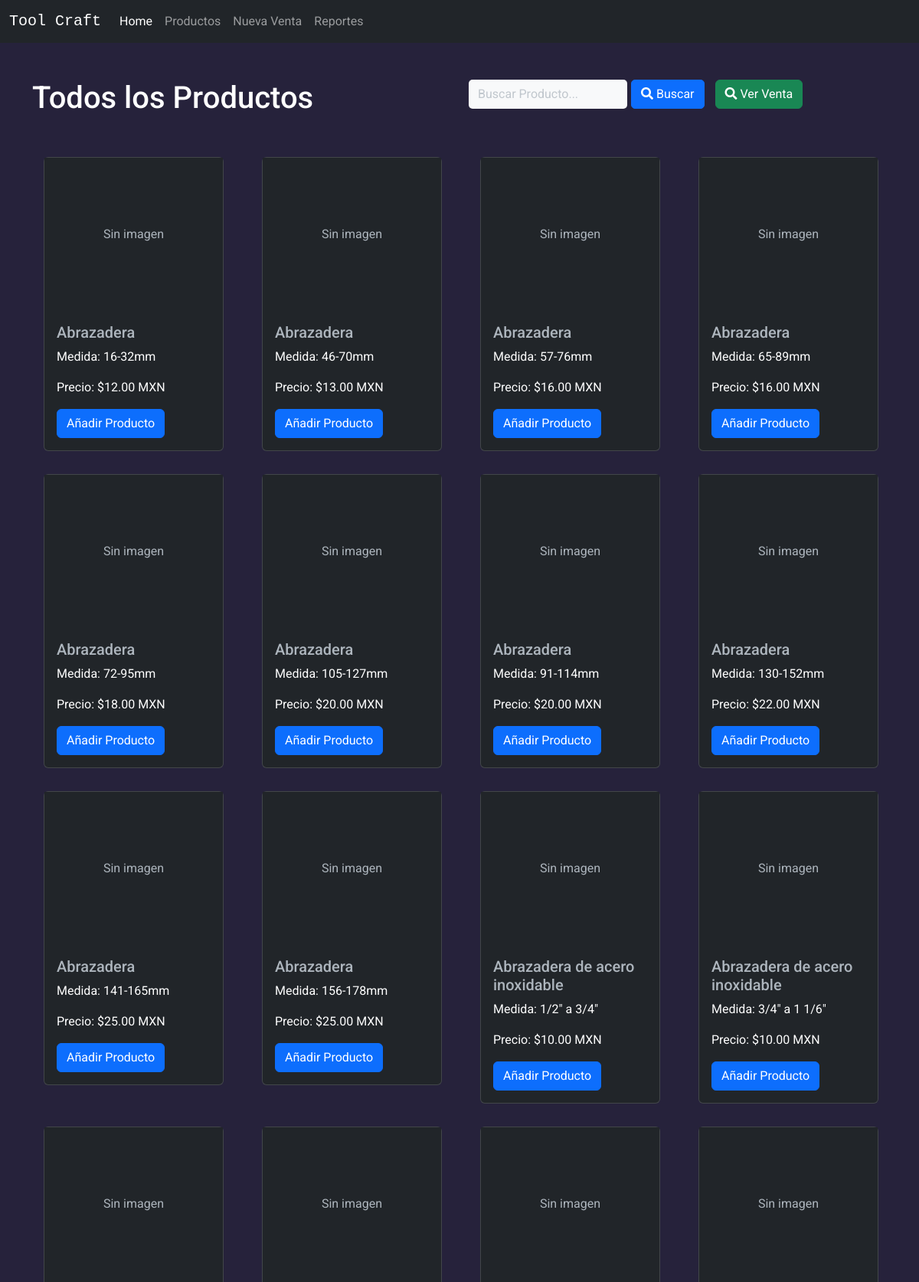
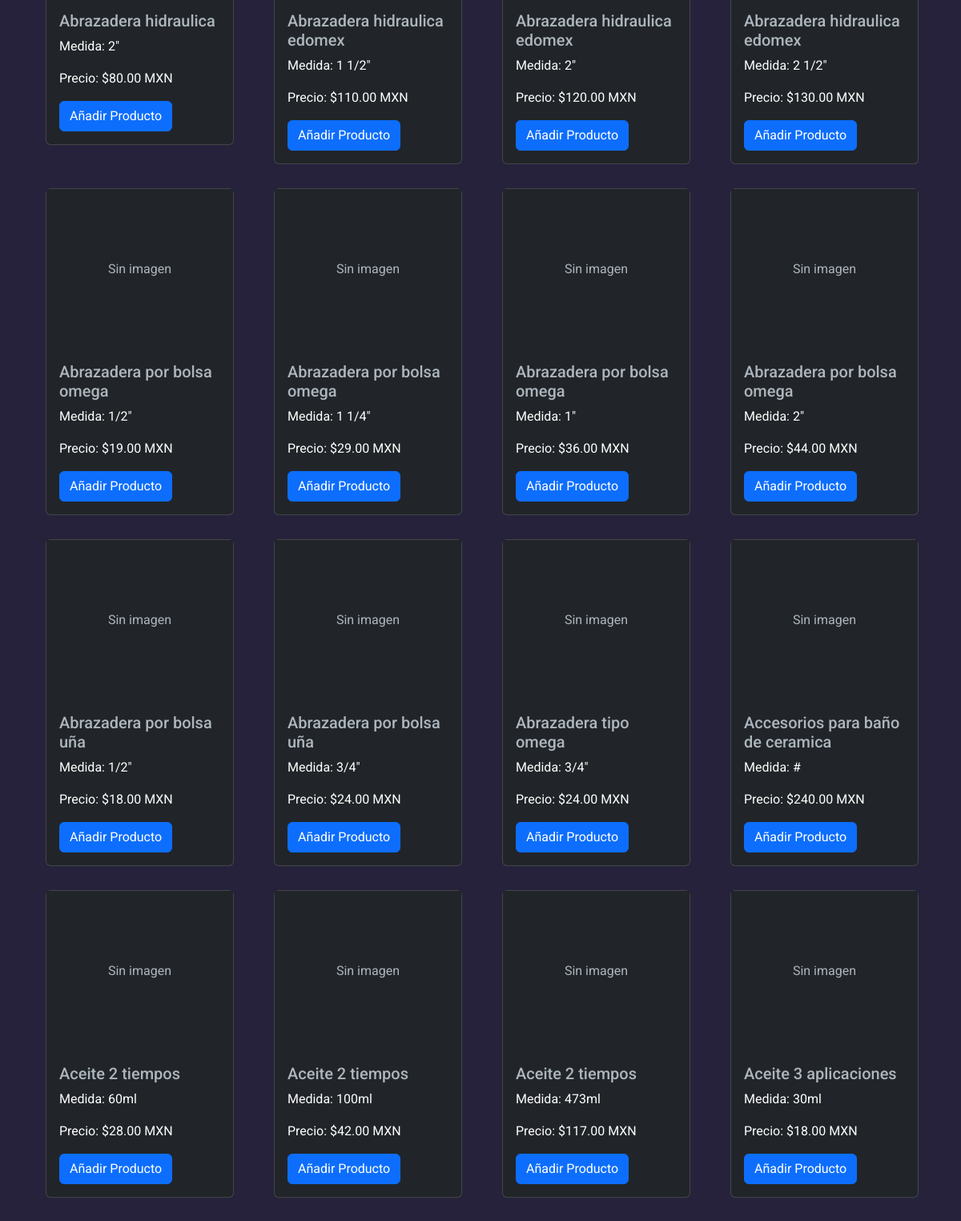
The app's page /nueva-venta/ (signed in, upper part) with its own data (2 pictures, top to bottom).
### Inventario/models.py (models this page shows, shortened)
class Producto(models.Model):
    nombre = models.CharField(max_length=255, verbose_name='Nombre del Producto')
    medida = models.CharField(max_length=255, verbose_name='Medida (por ejemplo: cm, pulg, kg, oz o litros)', blank=True, null=True,)
    codigo_barras = models.CharField(max_length=255, verbose_name="Codigo de Barra", blank=True, null=True,)
    codigo_producto = models.CharField(blank=True, null=True, max_length=25, verbose_name='Codigo Producto')
    existencia = models.PositiveIntegerField(verbose_name='Existencias Disponible', blank=True, null=True,)
    precio_venta = models.DecimalField(max_digits=10, decimal_places=2, verbose_name='Precio de Venta', blank=True, null=True,)
    precio_compra = models.DecimalField(max_digits=10, decimal_places=2, verbose_name='Precio de Compra', default=0)
    fecha_creacion = models.DateField(auto_now_add=True, verbose_name='Fecha de Creación')
    imagen = models.ImageField(blank=True, null=True, verbose_name='Imagen del Producto')
    class Meta:
        verbose_name_plural = 'Productos'

### Venta/views.py (the view)
# urls.py: path('nueva-venta/', ProductoListView.as_view(), name='venta_productos'),
class ProductoListView(LoginRequiredMixin, BuscadorProductosMixin, ListView):
    login_url = 'login'  # URL de inicio de sesión
    redirect_field_name = 'next'  # Nombre del campo de redireccionamiento
    model = Producto
    template_name = 'ver_productos_venta.html'
    context_object_name = 'Productos'
    paginate_by = 32
    queryset = Producto.objects.order_by("nombre")

### Venta/context_processor.py (called while the page is built)
def total_venta(request):
    total = float(0)
    if request.user.is_authenticated:
        if "venta" in request.session:
            for key, value in request.session["venta"].items():
                total += float(value.get("acumulado", 0))
    request.session["total_venta"] = total
    request.session.modified = True
    return {"total_venta": total}

### Venta/views.py (called while the page is built)
    def buscar(self):
        busqueda = self.request.GET.get("Buscar")
        self.productos = Producto.objects.all()
        if busqueda:
            atributos_a_buscar = ['nombre', 'medida', 'codigo_barras','codigo_producto', 'existencia','precio_venta','precio_compra']
            query = Q()
            for atributo in atributos_a_buscar:
                query |= Q(**{f'{atributo}__icontains': busqueda})
            self.productos = self.productos.filter(query)

    def get_context_data(self, **kwargs):
        self.buscar()
        context = super().get_context_data(**kwargs)
        context['object_list'] = self.productos
        return context

### Venta/templates/ver_productos_venta.html (shortened to what this page needs)
{% extends 'base.html'%}
{%block extra_css%}
<link rel="stylesheet" href="https://cdnjs.cloudflare.com/ajax/libs/font-awesome/5.15.4/css/all.min.css" >
{%endblock%}
{% block content %}
<div class="row">
    <div class="col-lg-6">
        <div style="display: flex;">
            <h1>Todos los Productos</h1>
        </div>
    </div>
    <div class="col-lg-6">
        <div class="input-group input-group-sm mb-5">
            <form class ="d-none d-sm-inline-block form-inline mr-auto ml-md-3 my-2 my-md-0 mw-100 navbar-search" method="GET">
                <div class = "input-group">
                    <input type = "text" class ="form-control bg-light border-0 small" placeholder ="Buscar Producto..." name="Buscar" value="" style="border-radius: 5px;">
                    <button class="btn btn-primary" type="submit" style="border-radius: 5px; margin-left: 5px;">
                        <i class="fas fa-search"></i> Buscar
                    </button>
        </div>
            </form>
        <div class="conteiner" style = "margin-left: 15px;">
            <a class="btn btn-success" href="{% url 'ver_venta' %}">
                <i class="fas fa-search"></i> Ver Venta
            </a>
        </div>
        </div>
    </div>
</div>
<div class="row">
    {% for Producto in object_list %}
        <div class="col-sm-3">
            <div class="card card-item" >
                {% if Producto.imagen %}
                    <img src="{{ Producto.imagen.url }}" class="card-img-top" style="width: 100%; height:200px;" alt="..." >
                {% else %}
                    <div class="card-placeholder" style="width: 100%; height:200px; background-color: #212529; text-align: center; line-height: 200px;">
                        Sin imagen
                    </div>
                {% endif %}
                <div class="card-body">
                    <h5 class="card-title">{{ Producto.nombre }}</h5>
                    <p class="card-text">Medida: {{Producto.medida}}</p>
                    <p class="card-text">Precio: ${{ Producto.precio_venta }} MXN</p>
                    <form method="post" action="#">
                        <a class="btn btn-primary" href="{% url 'Agregar' Producto.id %}"> Añadir Producto  </a>
                    </form>
                </div>
            </div>
        </div>
    {% endfor %}
</div>
{% endblock %}

### static/css/styleTC.css (style rules this page uses)
body { font-family: "Roboto", Helvetica, sans-serif; background-color: #26223b!important; color: white!important; }
h1, h2, h3, p, a { color: white; }
.conteiner { background-color: #26223b; }

### Venta/templates/ver_productos_venta.html (style rules this page uses)
.card { width: 20rem; margin: 15px; }
@media (max-width: 1400px) { .card { width: calc(95%); } }
@media (max-width: 1200px) { .card { width: calc(90%); } }

### records on screen
Producto: imagen "Sin imagen", nombre "Abrazadera", medida "16-32mm", precio_venta "12.00"
Producto: imagen "Sin imagen", nombre "Abrazadera", medida "46-70mm", precio_venta "13.00"
Producto: imagen "Sin imagen", nombre "Abrazadera", medida "57-76mm", precio_venta "16.00"
Producto: imagen "Sin imagen", nombre "Abrazadera", medida "65-89mm", precio_venta "16.00"
Producto: imagen "Sin imagen", nombre "Abrazadera", medida "72-95mm", precio_venta "18.00"
Producto: imagen "Sin imagen", nombre "Abrazadera", medida "105-127mm", precio_venta "20.00"
Producto: imagen "Sin imagen", nombre "Abrazadera", medida "91-114mm", precio_venta "20.00"
Producto: imagen "Sin imagen", nombre "Abrazadera", medida "130-152mm", precio_venta "22.00"
Producto: imagen "Sin imagen", nombre "Abrazadera", medida "141-165mm", precio_venta "25.00"
Producto: imagen "Sin imagen", nombre "Abrazadera", medida "156-178mm", precio_venta "25.00"
Producto: imagen "Sin imagen", nombre "Abrazadera de acero inoxidable", medida "1/2\" a 3/4\"", precio_venta "10.00"
Producto: imagen "Sin imagen", nombre "Abrazadera de acero inoxidable", medida "3/4\" a 1 1/6\"", precio_venta "10.00"
Producto: imagen "Sin imagen", nombre "Abrazadera hidraulica", medida "2\"", precio_venta "80.00"
Producto: imagen "Sin imagen", nombre "Abrazadera hidraulica edomex", medida "1 1/2\"", precio_venta "110.00"
Producto: imagen "Sin imagen", nombre "Abrazadera hidraulica edomex", medida "2\"", precio_venta "120.00"
Producto: imagen "Sin imagen", nombre "Abrazadera hidraulica edomex", medida "2 1/2\"", precio_venta "130.00"
Producto: imagen "Sin imagen", nombre "Abrazadera por bolsa omega", medida "1/2\"", precio_venta "19.00"
Producto: imagen "Sin imagen", nombre "Abrazadera por bolsa omega", medida "1 1/4\"", precio_venta "29.00"
Producto: imagen "Sin imagen", nombre "Abrazadera por bolsa omega", medida "1\"", precio_venta "36.00"
Producto: imagen "Sin imagen", nombre "Abrazadera por bolsa omega", medida "2\"", precio_venta "44.00"
Producto: imagen "Sin imagen", nombre "Abrazadera por bolsa uña", medida "1/2\"", precio_venta "18.00"
Producto: imagen "Sin imagen", nombre "Abrazadera por bolsa uña", medida "3/4\"", precio_venta "24.00"
Producto: imagen "Sin imagen", nombre "Abrazadera tipo omega", medida "3/4\"", precio_venta "24.00"
Producto: imagen "Sin imagen", nombre "Accesorios para baño de ceramica", medida "#", precio_venta "240.00"
Producto: imagen "Sin imagen", nombre "Aceite 2 tiempos", medida "60ml", precio_venta "28.00"
Producto: imagen "Sin imagen", nombre "Aceite 2 tiempos", medida "100ml", precio_venta "42.00"
Producto: imagen "Sin imagen", nombre "Aceite 2 tiempos", medida "473ml", precio_venta "117.00"
Producto: imagen "Sin imagen", nombre "Aceite 3 aplicaciones", medida "30ml", precio_venta "18.00"
